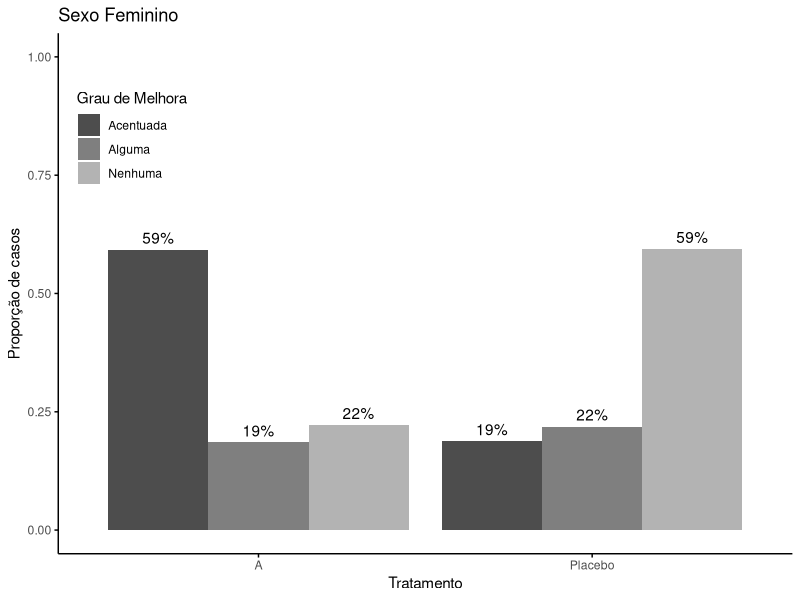
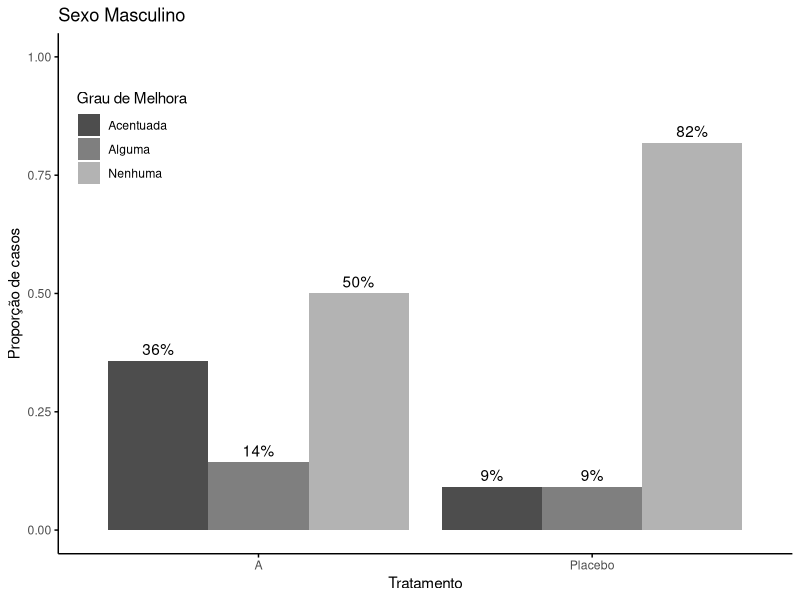
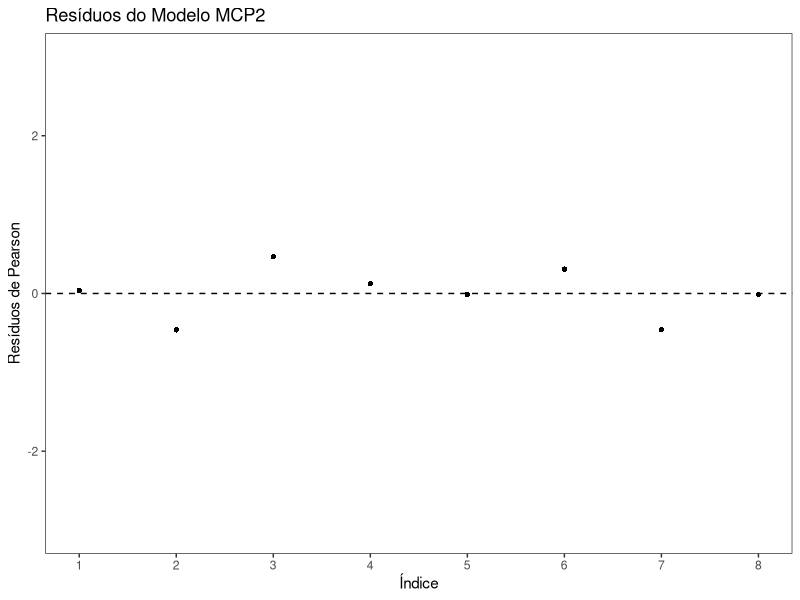
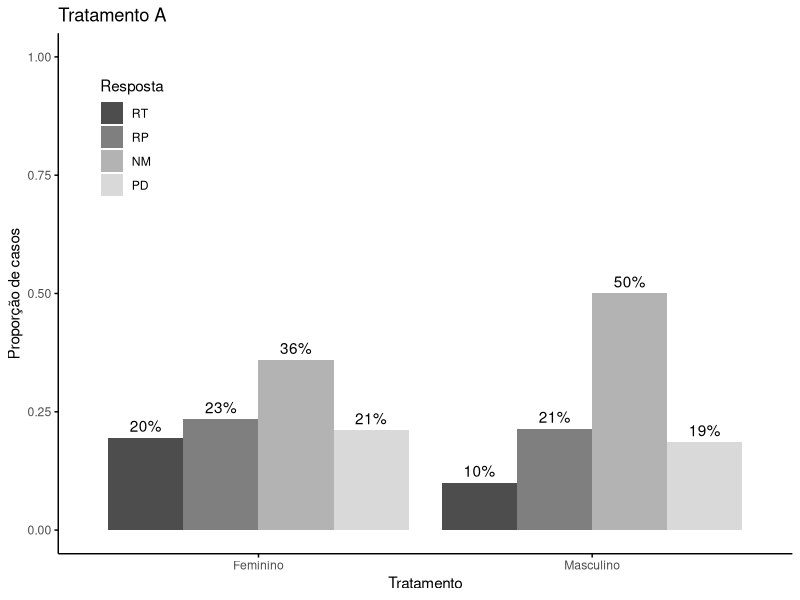
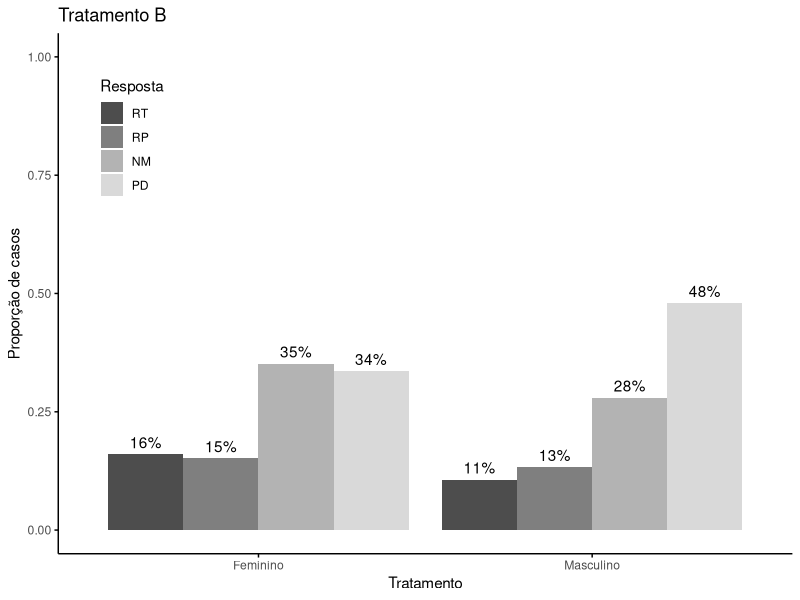
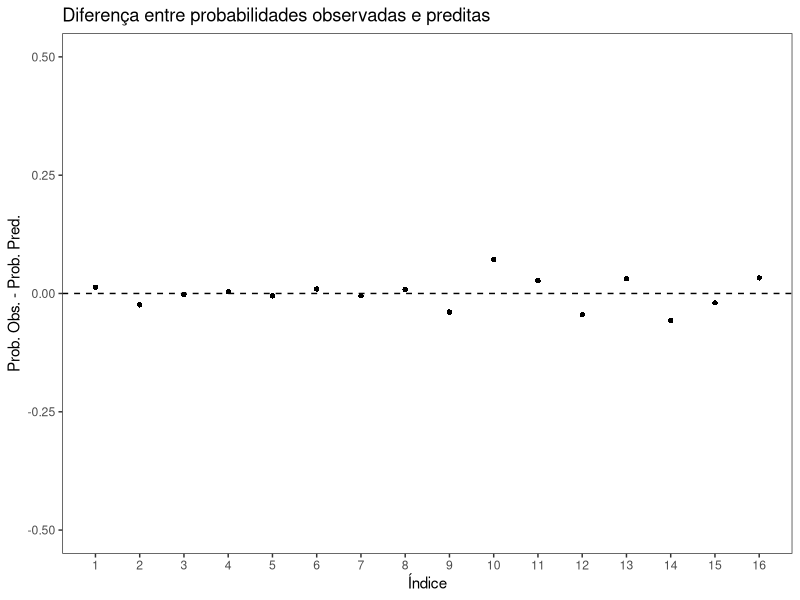
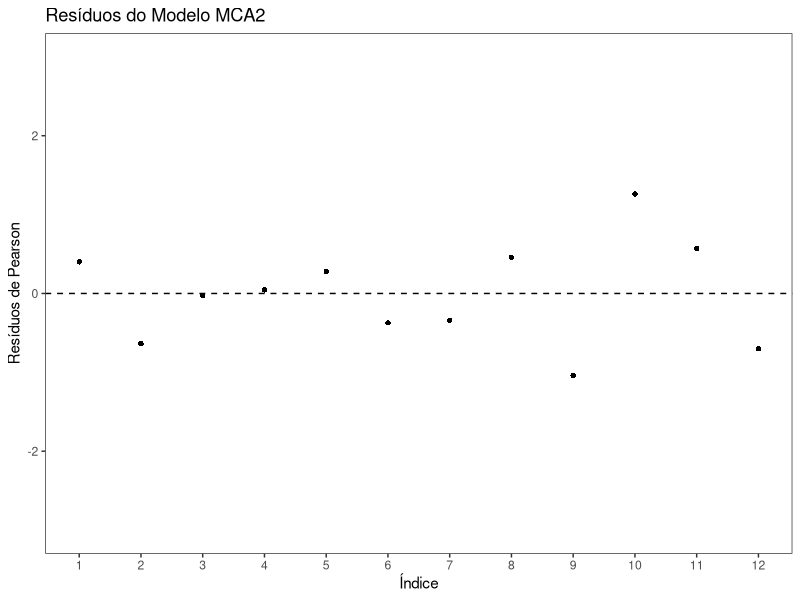
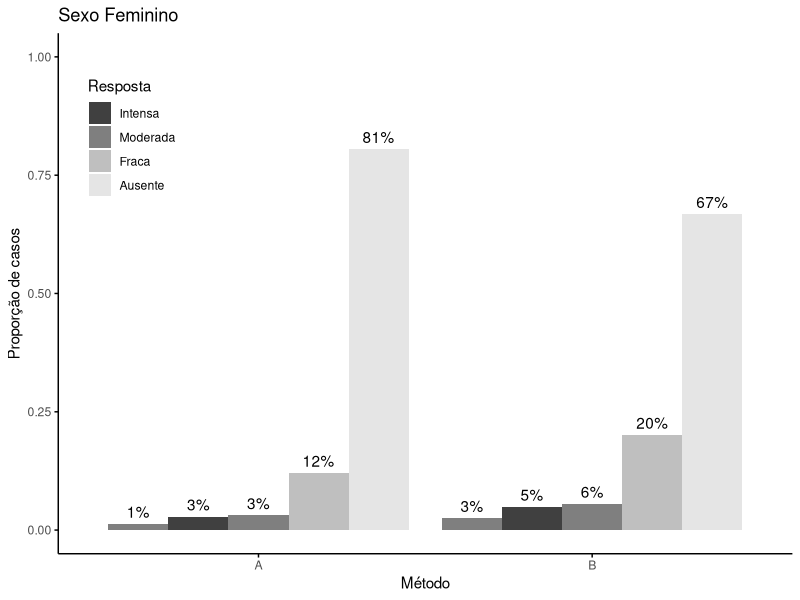

Source code (R) for these figures, in order:
## ---- chunk 1
knitr::opts_chunk$set(echo = TRUE)
## ---- chunk 2
#rm(list=objects())

dados_p <- data.frame(
  Sexo = c(0,0,1,1),
  Tratamento = c(1,0,1,0),
  Acentuada = c(0.5926, 0.1875, 0.3571, 0.0909),
  Alguma = c(0.1852, 0.2188, 0.1429, 0.0909),
  Nenhuma = c(0.2222, 0.5938, 0.5, 0.8182),
  Totais = c(1, 1, 1, 1)
)

dados_p$Sexo <- factor(dados_p$Sexo, levels = c("0","1"), labels = c("Feminino", "Masculino"))
dados_p$Tratamento <- factor(dados_p$Tratamento, levels = c("1","0"), labels = c("A", "Placebo"))
dados_p

library(ggplot2)
library(reshape2)
library(dplyr)

dados_melt <- melt(dados_p[,c(1:5)], id.vars = c("Sexo", "Tratamento"))
dados_melt <- rename(dados_melt, Melhora = variable)
dados_melt <- rename(dados_melt, Proporcao = value)
dados_feminino <- subset(dados_melt, Sexo == "Feminino")
dados_masculino <- subset(dados_melt, Sexo == "Masculino")

plot_grafico <- function(dados) {
  grafico_t <- ggplot(dados, aes(x = Tratamento, y = Proporcao, fill = Melhora)) +
    geom_bar(stat = "identity", position = "dodge") +
    labs(x = "Tratamento", y = "Proporção de casos", fill = "Grau de Melhora") +
    scale_fill_manual(values = c("Acentuada" = "gray30", "Alguma" = "gray50", "Nenhuma" = "gray70"))  +
    ggtitle(paste("Sexo", unique(dados$Sexo))) +
    theme_bw() +
    geom_text(aes(label = paste0(round(Proporcao * 100), "%")), position = position_dodge(width = 0.9), vjust = -0.5) + 
    ylim(0,1) +
    theme(legend.position = c(0.1, 0.8),
          panel.grid.major = element_blank(),
          panel.grid.minor = element_blank(),
          panel.border = element_blank(),
          axis.line = element_line(),
          axis.ticks = element_line(colour = "black"))
  
print(grafico_t)
}

plot_grafico(dados_feminino)
plot_grafico(dados_masculino)

## ---- chunk 3

dados <- data.frame(
  Sexo = c(1,1,0,0),
  Tratamento = c(0,1,0,1),
  Acentuada = c(16, 6, 5, 1),
  Alguma = c(5, 7, 2, 1),
  Nenhuma = c(6, 19, 7, 9),
  Totais = c(27, 32, 14, 11)
)

dados$Sexo <- factor(dados$Sexo, levels = c("0","1"), labels = c("Masculino","Feminino"))
dados$Tratamento <- factor(dados$Tratamento, levels = c("1","0"), labels = c("Placebo","A"))

library(VGAM)
# Modelos com somente SEXO
# Modelo chances não proporcionais
mcnp <- vglm(cbind(Acentuada,Alguma,Nenhuma) ~ Sexo,
             cumulative(parallel=FALSE,reverse=FALSE), dados)

# Modelo de chances proporcionais
mcp <- vglm(cbind(Acentuada,Alguma,Nenhuma) ~ Sexo,
            cumulative(parallel=TRUE,reverse=FALSE), dados) 

round(coef(mcnp, matrix = TRUE), digits = 3)
round(coef(mcp, matrix = TRUE), digits = 3)

# Comparação dos modelos
TRV <- 2*(logLik(mcnp) - logLik(mcp))
gl <- length(coef(mcnp)) - length(coef(mcp))
p <- 1-pchisq(TRV,gl)
cbind(TRV, gl, p)

# ou
#TRV<- deviance(mcp)-deviance(mcnp)
#gl <- df.residual(mcp)-df.residual(mcnp)       
#p  <- 1-pchisq(TRV,gl)
#cbind(TRV, gl, p)
# ou
lrtest(mcnp, mcp)

# Modelos com somente TRATAMENTO

# Modelo chances não proporcionais
mcnp <- vglm(cbind(Acentuada,Alguma,Nenhuma) ~ Tratamento,
             cumulative(parallel=FALSE,reverse=FALSE), dados)

# Modelo de chances proporcionais
mcp <- vglm(cbind(Acentuada,Alguma,Nenhuma) ~ Tratamento,
            cumulative(parallel=TRUE,reverse=FALSE), dados) 

coef(mcnp, matrix = TRUE)
coef(mcp, matrix = TRUE)

# Comparação dos modelos
TRV <- 2*(logLik(mcnp) - logLik(mcp))
gl <- length(coef(mcnp)) - length(coef(mcp))
p <- 1-pchisq(TRV,gl)
cbind(TRV, gl, p)

lrtest(mcnp, mcp)

# SEXO E TRATAMENTO
# Modelo chances não proporcionais
mcnp <- vglm(cbind(Acentuada,Alguma,Nenhuma) ~ Sexo + Tratamento,
             cumulative(parallel=FALSE,reverse=FALSE), dados)

# Modelo de chances proporcionais
mcp <- vglm(cbind(Acentuada,Alguma,Nenhuma) ~ Sexo + Tratamento,
            cumulative(parallel=TRUE,reverse=FALSE), dados) 
round(coef(mcnp, matrix = TRUE), digits = 3)
round(coef(mcp, matrix = TRUE), digits = 3)

# Comparação dos modelos
TRV <- 2*(logLik(mcnp) - logLik(mcp))
gl <- length(coef(mcnp)) - length(coef(mcp))
p <- 1-pchisq(TRV,gl)
cbind(TRV, gl, p)

lrtest(mcnp, mcp)

# Adotando-se o MCP, vamos comparar os modelos de forma hierárquica
mcp0 <- vglm(cbind(Acentuada,Alguma,Nenhuma) ~ 1,
            cumulative(parallel=TRUE,reverse=FALSE), dados) 
mcp1 <- vglm(cbind(Acentuada,Alguma,Nenhuma) ~ Sexo,
            cumulative(parallel=TRUE,reverse=FALSE), dados) 
mcp2 <- vglm(cbind(Acentuada,Alguma,Nenhuma) ~ factor(Sexo) + factor(Tratamento),
            cumulative(parallel=TRUE,reverse=FALSE), dados) 
mcp3 <- vglm(cbind(Acentuada,Alguma,Nenhuma) ~ Sexo*Tratamento,
            cumulative(parallel=TRUE,reverse=FALSE), dados) 

# GL = s(r-1)-p; s = 4 (nro combinações de X); r = 3 (nro categorias de Y)
GL_ <- as.numeric(c(8-length(coef(mcp0)),
         8-length(coef(mcp1)),
         8-length(coef(mcp2)),
         8-length(coef(mcp3))))
Deviance_ <- round(as.numeric(c(deviance(mcp0),
               deviance(mcp1),
               deviance(mcp2),
               deviance(mcp3))), digits = 2)
TRV_ <- round(as.numeric(c(NA,
         deviance(mcp0)-deviance(mcp1),
         deviance(mcp1)-deviance(mcp2),
         deviance(mcp2)-deviance(mcp3))), digits = 2)
AIC_ <- round(as.numeric(c(AIC(mcp0),AIC(mcp1),AIC(mcp2),AIC(mcp3))), digits = 2)
Dif_ <- as.numeric(c(NA,
           df.residual(mcp0)-df.residual(mcp1),
           df.residual(mcp1)-df.residual(mcp2),
           df.residual(mcp2)-df.residual(mcp3)))

P_v  <- round(as.numeric(c(NA,
         1-pchisq(TRV_[2],Dif_[2]),
         1-pchisq(TRV_[3],Dif_[3]),
         1-pchisq(TRV_[4],Dif_[4]))), digits = 3)

tab8.7 <- round(cbind(GL_, Deviance_, TRV_, Dif_, P_v, AIC_), digits = 4)
colnames(tab8.7) <- c("GL", "Deviance", "TRV", "Dif", "P-v", "AIC")
rownames(tab8.7) <- c("Nulo", "X1", "X2|X1", "X1*X2|X1,X2")
tab8.7

# Tabela 8.8
summary(mcp2)

mcp2@y # Probabilidades observadas
fitted(mcp2) # Probabilidades preditas
mcp2@y - fitted(mcp2) # Observadas - preditas
   

# Probabilidades observadas
prob_obs <- dados[, c("Acentuada", "Alguma", "Nenhuma")] / dados[, "Totais"] # Probabilidades observadas
(prob_obs <- melt(t(prob_obs)))

# Probabilidades preditas
prob_pred <- predict(mcp2, type = "response") # Probabilidades preditas
prob_pred <- prob_pred[,c("Acentuada", "Alguma", "Nenhuma")]
prob_pred <- melt(t(prob_pred))

# Probabilidades observadas, preditas e diferença
tab8.9 <- round(cbind(prob_obs[,3],prob_pred[,3],prob_obs[,3]-prob_pred[,3]), digits = 4)
colnames(tab8.9) <- c("Observadas", "Preditas", "Observadas - Preditas")
rownames(tab8.9) <- c(rep("", nrow(tab8.9)))
tab8.9

# Análise de resíduos
residuos <- residuals(mcp2, type = "pearson")
data <- data.frame(Residuos = c(residuos[,1], residuos[,2]), Observacao = rep(1:length(residuos), 2))

ggplot(data, aes(x = Observacao, y = Residuos)) +
  geom_point(shape = 16) +
  labs(x = "Índice", y = "Resíduos de Pearson", title = "Resíduos do Modelo MCP2") +
  scale_x_continuous(breaks = 1:length(residuos)) + ylim(-3, 3) +
  geom_hline(yintercept = 0, linetype = "dashed") +
  theme_bw() + 
  theme(panel.grid.major = element_blank(),
          panel.grid.minor = element_blank())

#Logit for P[Y <= 1]:
#logit(P[Y <= 1]) = −2.4234 + 1.1121 (Sexo = Feminino) + 1.6738 (Tratamento = A)

#Logit for P[Y <= 2]:
#logit(P[Y <= 2]) = −1.5333 + 1.1121 (Sexo = Feminino) +1.6738 (Tratamento = A)
# P[Y <= 1]
logit_p1 <- function(SexoFeminino, TratamentoA) {
  -2.4234 + 1.1121 * SexoFeminino + 1.6738 * TratamentoA
}

p11 <- exp(logit_p1(1, 1)) / (1 + exp(logit_p1(1, 1)))
p12 <- exp(logit_p1(1, 0)) / (1 + exp(logit_p1(1, 0)))
p13 <- exp(logit_p1(0, 1)) / (1 + exp(logit_p1(0, 1)))
p14 <- exp(logit_p1(0, 0)) / (1 + exp(logit_p1(0, 0)))
T1 <- c(p11,p12,p13,p14)

# P[Y <= 2]
logit_p2 <- function(SexoFeminino, TratamentoA) {
  -1.5333 + 1.1121 * SexoFeminino + 1.6738 * TratamentoA
}

p21 <- exp(logit_p2(1, 1)) / (1 + exp(logit_p2(1, 1)))
p22 <- exp(logit_p2(1, 0)) / (1 + exp(logit_p2(1, 0)))
p23 <- exp(logit_p2(0, 1)) / (1 + exp(logit_p2(0, 1)))
p24 <- exp(logit_p2(0, 0)) / (1 + exp(logit_p2(0, 0)))
T2 <- c(p21,p22,p23,p24)

tab8.10 <- round(cbind(T1,T2,T1,T2-T1,1-T2), digits = 4)
colnames(tab8.10) <- c("T1(X)", "T2(X)", "p1(X)", "p2(X)", "p3(X)")
rownames(tab8.10) <- c("F - A", "F - P", "M - A", "M - P")
ftable(tab8.10)
## ---- chunk 4
rm(list=objects())

dados_p <- data.frame(
  Tratamento = c(1,1,0,0),
  Sexo = c(0,1,0,1),
  RT = c(0.1953,0.1000,0.1600,0.1067),
  RP = c(0.2344,0.2143,0.1520,0.1333),
  NM = c(0.3594,0.5000,0.3520,0.2800),
  PD = c(0.2109,0.1857,0.3360,0.4800),
  Totais = c(1,1,1,1)
)
dados_p$Sexo <- factor(dados_p$Sexo, levels = c("0","1"), labels = c("Feminino", "Masculino"))
dados_p$Tratamento <- factor(dados_p$Tratamento, levels = c("1","0"), labels = c("A", "B"))
dados_p

library(ggplot2)
library(reshape2)

dados_melt <- melt(dados_p[,c(1:6)], id.vars = c("Tratamento","Sexo"))
dados_melt <- rename(dados_melt, Resposta = variable)
dados_melt <- rename(dados_melt, Proporcao = value)
dados_A <- subset(dados_melt, Tratamento == "A")
dados_B <- subset(dados_melt, Tratamento == "B")


plot_grafico <- function(dados) {
  grafico_t <- ggplot(dados, aes(x = Sexo, y = Proporcao, fill = Resposta)) +
    geom_bar(stat = "identity", position = "dodge") +
    labs(x = "Tratamento", y = "Proporção de casos", fill = "Resposta") +
    scale_fill_manual(values = c("RT" = "gray30", "RP" = "gray50", "NM" = "gray70", "PD" = "gray85"))  +
    ggtitle(paste("Tratamento", unique(dados$Tratamento))) +
    theme_bw() +
    geom_text(aes(label = paste0(round(Proporcao * 100), "%")), position = position_dodge(width = 0.9), vjust = -0.5) + 
    ylim(0,1) +
    theme(legend.position = c(0.1, 0.8),
          panel.grid.major = element_blank(),
          panel.grid.minor = element_blank(),
          panel.border = element_blank(),
          axis.line = element_line(),
          axis.ticks = element_line(colour = "black"))
  
print(grafico_t)
}

plot_grafico(dados_A)
plot_grafico(dados_B)
## ---- chunk 5
rm(list=objects())

dados <- data.frame(
  Tratamento = c(0,0,1,1),
  Sexo = c(1,0,1,0),
  RT = c(25,7,20,8),
  RP = c(30,15,19,10),
  NM = c(46,35,44,21),
  PD = c(27,13,42,36),
  Totais = c(128,70,125,75)
)

dados$Tratamento <- factor(dados$Tratamento, levels = c("0","1"), labels = c("A", "B"))
dados$Sexo <- factor(dados$Sexo, levels = c("0","1"), labels = c("Feminino","Masculino"))
dados

# Ajuste do modelo de chances proporcionais (mlca_p) e não proporcionais (mlca_np)
mlca_np <- vglm(cbind(RT,RP,NM,PD) ~ Tratamento + Sexo, family=acat(reverse=T,parallel=T), dados)
mlca_p <- vglm(cbind(RT,RP,NM,PD) ~ Tratamento + Sexo, family=acat(reverse=T,parallel=F), dados)

coef(mlca_np, matrix = TRUE)
coef(mlca_p, matrix = TRUE)

lrtest(mlca_p,mlca_np)
# com p = 0.06 é rejeitado ao nível alfa = 0.1 que todos os coeficientes possam assumir 
# chances proporcionais

# Comparação dos modelos apenas para X1 (Tratamento)
mlca_np <- vglm(cbind(RT,RP,NM,PD) ~ Tratamento, family=acat(reverse=T,parallel=T), dados)
mlca_p <- vglm(cbind(RT,RP,NM,PD) ~ Tratamento, family=acat(reverse=T,parallel=F), dados)
lrtest(mlca_p,mlca_np)
# com p = 0.013, a hipótese de chances proporcionais é rejeitada.

# Comparação dos modelos apenas para X2 (Sexo)
mlca_np <- vglm(cbind(RT,RP,NM,PD) ~ Sexo, family=acat(reverse=T,parallel=T), dados)
mlca_p <- vglm(cbind(RT,RP,NM,PD) ~ Sexo, family=acat(reverse=T,parallel=F), dados)
lrtest(mlca_p,mlca_np)
# com p = 0.851, a hipótese de chances proporcionais não é rejeitada.
# conclui-se que deve ser usado o modelo de chances proporcionais parciais

# Ajuste do modelo de chances proporcinais parciais
mca0 <- vglm(cbind(RT,RP,NM,PD) ~ 1, acat(parallel=F ~ Tratamento, reverse=T), dados)
mca1 <- vglm(cbind(RT,RP,NM,PD) ~ Tratamento, acat(parallel=F ~ Tratamento, reverse=T), dados)
mca2 <- vglm(cbind(RT,RP,NM,PD) ~ Tratamento + Sexo, acat(parallel=F ~ Tratamento, reverse=T), dados)
mca3 <- vglm(cbind(RT,RP,NM,PD) ~ Tratamento * Sexo, acat(parallel=F ~ Tratamento, reverse=T), dados)

# GL = s(r-1)-p; s = 4 (nro combinações de X); r = 4 (nro categorias de Y)
GL_ <- as.numeric(c(12-length(coef(mca0)),
         12-length(coef(mca1)),
         12-length(coef(mca2)),
         12-length(coef(mca3))))

Deviance_ <- round(as.numeric(c(deviance(mca0),
               deviance(mca1),
               deviance(mca2),
               deviance(mca3))), digits = 3)

TRV_ <- round(as.numeric(c(NA,
         deviance(mca0)-deviance(mca1),
         deviance(mca1)-deviance(mca2),
         deviance(mca2)-deviance(mca3))), digits = 3)

AIC_ <- round(as.numeric(c(AIC(mca0),AIC(mca1),AIC(mca2),AIC(mca3))), digits = 2)

Dif_ <- as.numeric(c(NA,
           df.residual(mca0)-df.residual(mca1),
           df.residual(mca1)-df.residual(mca2),
           df.residual(mca2)-df.residual(mca3)))

P_v  <- round(as.numeric(c(NA,
         1-pchisq(TRV_[2],Dif_[2]),
         1-pchisq(TRV_[3],Dif_[3]),
         1-pchisq(TRV_[4],Dif_[4]))), digits = 3)

tab8.13 <- cbind(GL_, Deviance_, TRV_, Dif_, P_v, AIC_)
colnames(tab8.13) <- c("GL", "Deviance", "TRV", "Dif", "P-v", "AIC")
rownames(tab8.13) <- c("Nulo", "X1", "X2|X1", "X1*X2|X1,X2")
tab8.13

# Pelo análise da tabela 8.13, o modelo com apenas os efeitos principais das covariáves é o selecionado (mca2)
summary(mca2)

# Estimativas dos parâmetros
tab8.14 <- round(coef(mca2, matrix = TRUE), digits = 3)
ftable(tab8.14)

mca2@y # probabilidades observadas

tab8.15 <- round(fitted(mca2), digits = 4) # probabilidades preditas (Tab8.15)
colnames(tab8.15) <- c("p1(X)", "p2(X)", "p3(X)", "p4(X)")
rownames(tab8.15) <- c("A  M", "A  F", "B  M", "B  F")
ftable(tab8.15)

dif_prob <- mca2@y - fitted(mca2) # diferença
dif_melt <- melt(dif_prob)
dif_melt$Var1 <- seq(1:16)

ggplot(dif_melt, aes(x = Var1, y = value)) +
  geom_point(shape = 16) +
  labs(x = "Índice", y = "Prob. Obs. - Prob. Pred.", title = "Diferença entre probabilidades observadas e preditas") +
  scale_x_continuous(breaks = seq(1:16)) + ylim(-0.5, 0.5) +
  geom_hline(yintercept = 0, linetype = "dashed") +
  theme_bw() + 
  theme(panel.grid.major = element_blank(),
          panel.grid.minor = element_blank())


# Análise de resíduos
residuos <- residuals(mca2, type = "pearson")
data <- data.frame(Residuos = c(residuos[,1], residuos[,2], residuos[,3]))
data$Observacao <- seq(1:12)
ggplot(data, aes(x = Observacao, y = Residuos)) +
  geom_point(shape = 16) +
  labs(x = "Índice", y = "Resíduos de Pearson", title = "Resíduos do Modelo MCA2") +
  scale_x_continuous(breaks = 1:length(residuos)) + ylim(-3, 3) +
  geom_hline(yintercept = 0, linetype = "dashed") +
  theme_bw() + 
  theme(panel.grid.major = element_blank(),
          panel.grid.minor = element_blank())


#Logit for P[(Y=1)/(Y=2)]:
#logit(P[(Y=1)/(Y=2)]) = −0.502 + 0.307 (Trat = B) + 0.228 (Sexo = M)

#Logit for P[(Y=2)/(Y=3)]:
#logit(P[(Y=2)/(Y=3)]) = −0.737 - 0.218 (Trat = B) + 0.228 (Sexo = M)

#Logit for P[(Y=3)/(Y=4)]:
#logit(P[(Y=2)/(Y=3)]) = 0.568 - 0.887 (Trat = B) + 0.228 (Sexo = M)

# P[(Y=1)/(Y=2)]
explogit_p1 <- function(Tratamento,Sexo) {
  exp(-0.502 + 0.307 * Tratamento + 0.228 * Sexo)
}

p11 <- explogit_p1(0, 1)
p12 <- explogit_p1(0, 0)
p13 <- explogit_p1(1, 1)
p14 <- explogit_p1(1, 0)
(p1 <- c(p11,p12,p13,p14))

# P[(Y=2)/(Y=3)]
explogit_p2 <- function(Tratamento,Sexo) {
  exp(-0.737 - 0.218 * Tratamento + 0.228 * Sexo)
}

p21 <- explogit_p2(0, 1) 
p22 <- explogit_p2(0, 0)
p23 <- explogit_p2(1, 1)
p24 <- explogit_p2(1, 0)
p2 <- c(p21,p22,p23,p24)

# P[(Y=3)/(Y=4)]
explogit_p3 <- function(Tratamento,Sexo) {
  exp(0.568 - 0.887 * Tratamento + 0.228 * Sexo)
}

p31 <- explogit_p3(0, 1)
p32 <- explogit_p3(0, 0)
p33 <- explogit_p3(1, 1)
p34 <- explogit_p3(1, 0)
p3 <- c(p31,p32,p33,p34)

# Chance de ocorrência da categoria j em relação a j+1
tab8.16 <- round(cbind(p1,p2,p3), digits = 2)
colnames(tab8.16) <- c("p_1(X)/p_2(X)", "p_2(X)/p_3(X)", "p_3(X)/p_4(X)")
rownames(tab8.16) <- c("A  M", "A  F", "B  M", "B  F")
ftable(tab8.16)

## ---- chunk 6
rm(list=objects())

dados <- data.frame(
  Sexo = c(0, 0, 1, 1),
  Metodo = c(0, 1, 0, 1),
  Intoleravel = c(0.0135, 0.0255, 0.0090, 0.0180),
  Intensa = c(0.0285, 0.0495, 0.0135, 0.0240),
  Moderada = c(0.0315, 0.0556, 0.0195, 0.0375),
  Fraca = c(0.1214, 0.2012, 0.0795, 0.1289),
  Ausente = c(0.8051, 0.6682, 0.8786, 0.7916),
  Totais = c(1, 1, 1, 1)
)

dados$Sexo <- factor(dados$Sexo, levels = c("0","1"), labels = c("Feminino","Masculino"))
dados$Metodo <- factor(dados$Metodo, levels = c("0","1"), labels = c("A", "B"))

dados_melt <- melt(dados[,c(1:7)], id.vars = c("Sexo", "Metodo"))
dados_melt <- rename(dados_melt, Resposta = variable)
dados_melt <- rename(dados_melt, Proporcao = value)
dados_F <- subset(dados_melt, Sexo == "Feminino")
dados_M <- subset(dados_melt, Sexo == "Masculino")


plot_grafico <- function(dados) {
  grafico_t <- ggplot(dados, aes(x = Metodo, y = Proporcao, fill = Resposta)) +
    geom_bar(stat = "identity", position = "dodge") +
    labs(x = "Método", y = "Proporção de casos", fill = "Resposta") +
    scale_fill_manual(values = c("Intolerável" = "gray10", 
                                 "Intensa" = "gray25", 
                                 "Moderada" = "gray50", 
                                 "Fraca" = "gray75", 
                                 "Ausente" = "gray90"))  +
    ggtitle(paste("Sexo", unique(dados$Sexo))) +
    theme_bw() +
    geom_text(aes(label = paste0(round(Proporcao * 100), "%")), position = position_dodge(width = 0.9), vjust = -0.5) + 
    ylim(0,1) +
    theme(legend.position = c(0.1, 0.8),
          panel.grid.major = element_blank(),
          panel.grid.minor = element_blank(),
          panel.border = element_blank(),
          axis.line = element_line(),
          axis.ticks = element_line(colour = "black"))
  
print(grafico_t)
}

plot_grafico(dados_F)
plot_grafico(dados_M)
## ---- chunk 7
rm(list=objects())

dados <- data.frame(
  Sexo = c(0, 0, 1, 1),
  Metodo = c(0, 1, 0, 1),
  c1 = c(9, 17, 6, 12),
  c2 = c(19, 33, 9, 16),
  c3 = c(21, 37, 13, 25),
  c4 = c(81, 134, 53, 86),
  c5 = c(537, 445, 586, 528),
  Totais = c(667, 666, 667, 667)
)


rotulos <- c("Sexo", "Metodo", "Intoleravel", "Intensa", "Moderada", "Fraca", "Ausente", "Totais")
for (i in 1:length(rotulos)) {
  attr(dados[[i]], "label") <- rotulos[i]
}
dados$Sexo <- factor(dados$Sexo, levels = c("0","1"), labels = c("Feminino","Masculino"))
dados$Metodo <- factor(dados$Metodo, levels = c("0","1"), labels = c("A", "B"))
dados

# Modelo com AMBAS as covariáveis: odds proporcionais vs odds não proporcionais
mrc1 <- vglm(cbind(c1,c2,c3,c4,c5) ~ Sexo + Metodo, family=cratio(reverse=F,parallel=T), dados)
mrc2 <- vglm(cbind(c1,c2,c3,c4,c5) ~ Sexo + Metodo, family=cratio(reverse=F,parallel=F), dados)
lrtest(mrc1,mrc2)

# Modelo com a covariável Sexo: odds proporcionais vs odds não proporcionais
mrc1 <- vglm(cbind(c1,c2,c3,c4,c5) ~ Sexo, family=cratio(reverse=F,parallel=T), dados)
mrc2 <- vglm(cbind(c1,c2,c3,c4,c5) ~ Sexo, family=cratio(reverse=F,parallel=F), dados)
lrtest(mrc1,mrc2)

# Modelo com a covariável Metodo: odds proporcionais vs odds não proporcionais
mrc1 <- vglm(cbind(c1,c2,c3,c4,c5) ~ Metodo, family=cratio(reverse=F,parallel=T), dados)
mrc2 <- vglm(cbind(c1,c2,c3,c4,c5) ~ Metodo, family=cratio(reverse=F,parallel=F), dados)
lrtest(mrc1,mrc2)

# Modelos hierárquicos: odds proporcionais
mrc0 <- vglm(cbind(c1,c2,c3,c4,c5) ~ 1, family=cratio(reverse=F,parallel=T), dados)
mrc1 <- vglm(cbind(c1,c2,c3,c4,c5) ~ Sexo, family=cratio(reverse=F,parallel=T), dados)
mrc2 <- vglm(cbind(c1,c2,c3,c4,c5) ~ Sexo + Metodo, family=cratio(reverse=F,parallel=T), dados)
mrc3 <- vglm(cbind(c1,c2,c3,c4,c5) ~ Sexo * Metodo, family=cratio(reverse=F,parallel=T), dados)

# GL = s(r-1)-p; s = 4 (nro combinações de X); r = 5 (nro categorias de Y)
GL_ <- as.numeric(c(16-length(coef(mrc0)),
         16-length(coef(mrc1)),
         16-length(coef(mrc2)),
         16-length(coef(mrc3))))

Deviance_ <- round(as.numeric(c(deviance(mrc0),
               deviance(mrc1),
               deviance(mrc2),
               deviance(mrc3))), digits = 3)

TRV_ <- round(as.numeric(c(NA,
         deviance(mrc0)-deviance(mrc1),
         deviance(mrc1)-deviance(mrc2),
         deviance(mrc2)-deviance(mrc3))), digits = 3)

AIC_ <- round(as.numeric(c(AIC(mrc0),AIC(mrc1),AIC(mrc2),AIC(mrc3))), digits = 2)

Dif_ <- as.numeric(c(NA,
           df.residual(mrc0)-df.residual(mrc1),
           df.residual(mrc1)-df.residual(mrc2),
           df.residual(mrc2)-df.residual(mrc3)))

P_v  <- round(as.numeric(c(NA,
         1-pchisq(TRV_[2],Dif_[2]),
         1-pchisq(TRV_[3],Dif_[3]),
         1-pchisq(TRV_[4],Dif_[4]))), digits = 4)

# Comparação de modelos
tab8.18 <- cbind(GL_, Deviance_, TRV_, Dif_, P_v, AIC_)
colnames(tab8.18) <- c("GL", "Deviance", "TRV", "Dif", "P-v", "AIC")
rownames(tab8.18) <- c("Nulo", "X1", "X2|X1", "X1*X2|X1,X2")
tab8.18

# Tabela 8.19 - Erro-padrão e coeficientes do modelo 
coeficients <- coef(summary(mrc2))[, "Estimate"]
standard_errors <- coef(summary(mrc2))[, "Std. Error"]
tab8.19 <- cbind(coeficients, standard_errors)
colnames(tab8.19) <- c("Coeficiente", "Erro-padrao")
tab8.19

# Valores preditos pelo modelo
tab8.20 <- round(fitted(mrc2), digits = 4)
colnames(tab8.20) <- c("p1(X)", "p2(X)", "p3(X)", "p4(X)", "p5(X)")
rownames(tab8.20) <- c("F  A", "F  B", "M  A", "M  B")
ftable(tab8.20)

dif_prob <- mrc2@y - fitted(mrc2) # diferença
dif_melt <- melt(dif_prob)
dif_melt$Var1 <- seq(1:20)

ggplot(dif_melt, aes(x = Var1, y = value)) +
  geom_point(shape = 16) +
  labs(x = "Índice", y = "Prob. Obs. - Prob. Pred.", title = "Diferença entre probabilidades observadas e preditas") +
  scale_x_continuous(breaks = seq(1:16)) + ylim(-0.05, 0.05) +
  geom_hline(yintercept = 0, linetype = "dashed") +
  theme_bw() + 
  theme(panel.grid.major = element_blank(),
          panel.grid.minor = element_blank())


# Análise de resíduos
residuos <- residuals(mrc2, type = "pearson")
data <- data.frame(Residuos = c(residuos[,1], residuos[,2], residuos[,3], residuos[,4]))
data$Observacao <- seq(1:16)
ggplot(data, aes(x = Observacao, y = Residuos)) +
  geom_point(shape = 16) +
  labs(x = "Índice", y = "Resíduos de Pearson", title = "Resíduos do Modelo MCA2") +
  scale_x_continuous(breaks = 1:length(residuos)) + ylim(-3, 3) +
  geom_hline(yintercept = 0, linetype = "dashed") +
  theme_bw() + 
  theme(panel.grid.major = element_blank(),
          panel.grid.minor = element_blank())


#Logit for P[(Y=1)/(Y>1)]:
#logit(P[(Y=1)/(Y>1)]) = -4.2143171 -0.5649653 (Sexo = M) +0.6436759 (Metodo = B)

#Logit for P[(Y=2)/(Y>2)]:
#logit(P[(Y=2)/(Y>2)]) = -3.6200068 -0.5649653 (Sexo = M) +0.6436759 (Metodo = B)

#Logit for P[(Y=3)/(Y>3)]:
#logit(P[(Y=2)/(Y=3)]) = -3.3536623 -0.5649653 (Sexo = M) +0.6436759 (Metodo = B)

#Logit for P[(Y=4)/(Y>4)]:
#logit(P[(Y=4)/(Y>4)]) = -1.8668861 -0.5649653 (Sexo = M) +0.6436759 (Metodo = B)

# P[(Y=1)/(Y>1)]
explogit_p1 <- function(Sexo, Metodo) {
  exp(-4.2143171 -0.5649653 * Sexo +0.6436759 * Metodo)
}

p11 <- explogit_p1(0, 0)
p12 <- explogit_p1(0, 1)
p13 <- explogit_p1(1, 0)
p14 <- explogit_p1(1, 1)
(p1 <- c(p11,p12,p13,p14))

# P[(Y=2)/(Y>2)]
explogit_p2 <- function(Sexo, Metodo) {
  exp(-3.6200068 -0.5649653 * Sexo +0.6436759 * Metodo)
}

p21 <- explogit_p2(0, 0) 
p22 <- explogit_p2(0, 1)
p23 <- explogit_p2(1, 0)
p24 <- explogit_p2(1, 1)
p2 <- c(p21,p22,p23,p24)

# P[(Y=3)/(Y>3)]
explogit_p3 <- function(Sexo, Metodo) {
  exp(-3.3536623 -0.5649653 * Sexo +0.6436759 * Metodo)
}

p31 <- explogit_p3(0, 0)
p32 <- explogit_p3(0, 1)
p33 <- explogit_p3(1, 0)
p34 <- explogit_p3(1, 1)
p3 <- c(p31,p32,p33,p34)

# P[(Y=4)/(Y>4)]
explogit_p4 <- function(Sexo, Metodo) {
  exp(-1.8668861 -0.5649653 * Sexo +0.6436759 * Metodo)
}

p41 <- explogit_p4(0, 0)
p42 <- explogit_p4(0, 1)
p43 <- explogit_p4(1, 0)
p44 <- explogit_p4(1, 1)
p4 <- c(p41,p42,p43,p44)

# Chance de ocorrência da categoria j em relação a j+1
tab8.21 <- round(cbind(p1,p2,p3,p4), digits = 4)
colnames(tab8.21) <- c("P(Y=1|X)/P(Y>1|X)","P(Y=2|X)/P(Y>2|X)","P(Y=3|X)/P(Y>3|X)","P(Y=4|X)/P(Y>4|X)")
rownames(tab8.21) <- c("F A", "F B", "M A", "M B")
ftable(tab8.21)
